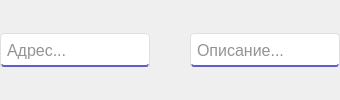
                        <widget class="QWidget" name="widget_6" native="true">
                         <property name="sizePolicy">
                          <sizepolicy hsizetype="Preferred" vsizetype="Fixed">
                           <horstretch>0</horstretch>
                           <verstretch>0</verstretch>
                          </sizepolicy>
                         </property>
                         <layout class="QHBoxLayout" name="horizontalLayout_39">
                          <property name="spacing">
                           <number>0</number>
                          </property>
                          <property name="leftMargin">
                           <number>0</number>
                          </property>
                          <property name="topMargin">
                           <number>0</number>
                          </property>
                          <property name="rightMargin">
                           <number>0</number>
                          </property>
                          <property name="bottomMargin">
                           <number>0</number>
                          </property>
                          <item>
                           <layout class="QHBoxLayout" name="horizontalLayout_38">
                            <property name="spacing">
                             <number>0</number>
                            </property>
                            <item>
                             <widget class="QFrame" name="frame_17">
                              <property name="sizePolicy">
                               <sizepolicy hsizetype="Expanding" vsizetype="Fixed">
                                <horstretch>0</horstretch>
                                <verstretch>0</verstretch>
                               </sizepolicy>
                              </property>
                              <property name="minimumSize">
                               <size>
                                <width>0</width>
                                <height>34</height>
                               </size>
                              </property>
                              <property name="maximumSize">
                               <size>
                                <width>16777215</width>
                                <height>34</height>
                               </size>
                              </property>
                              <property name="styleSheet">
                               <string notr="true">color:rgb(40,40,40);
background-color:rgb(255,255,255);
border:1px solid rgb(224,224,224);
border-radius:4px;
border-bottom:2px solid rgb(91,95,199);</string>
                              </property>
                              <property name="frameShape">
                               <enum>QFrame::StyledPanel</enum>
                              </property>
                              <property name="frameShadow">
                               <enum>QFrame::Raised</enum>
                              </property>
                              <layout class="QVBoxLayout" name="verticalLayout_65">
                               <property name="spacing">
                                <number>0</number>
                               </property>
                               <property name="leftMargin">
                                <number>4</number>
                               </property>
                               <property name="topMargin">
                                <number>2</number>
                               </property>
                               <property name="rightMargin">
                                <number>4</number>
                               </property>
                               <property name="bottomMargin">
                                <number>0</number>
                               </property>
                               <item>
                                <widget class="QLineEdit" name="lineEdit_newClientAddress">
                                 <property name="sizePolicy">
                                  <sizepolicy hsizetype="Expanding" vsizetype="Expanding">
                                   <horstretch>0</horstretch>
                                   <verstretch>0</verstretch>
                                  </sizepolicy>
                                 </property>
                                 <property name="minimumSize">
                                  <size>
                                   <width>0</width>
                                   <height>29</height>
                                  </size>
                                 </property>
                                 <property name="font">
                                  <font>
                                   <pointsize>12</pointsize>
                                  </font>
                                 </property>
                                 <property name="styleSheet">
                                  <string notr="true">color:rgb(40,40,40);
background-color:rgb(255,255,255);
border-radius:4px;
border:0px;</string>
                                 </property>
                                 <property name="placeholderText">
                                  <string>Адрес...</string>
                                 </property>
                                </widget>
                               </item>
                              </layout>
                             </widget>
                            </item>
                            <item>
                             <spacer name="horizontalSpacer_123">
                              <property name="orientation">
                               <enum>Qt::Horizontal</enum>
                              </property>
                              <property name="sizeType">
                               <enum>QSizePolicy::Fixed</enum>
                              </property>
                              <property name="sizeHint" stdset="0">
                               <size>
                                <width>40</width>
                                <height>20</height>
                               </size>
                              </property>
                             </spacer>
                            </item>
                            <item>
                             <widget class="QFrame" name="frame_24">
                              <property name="sizePolicy">
                               <sizepolicy hsizetype="Expanding" vsizetype="Expanding">
                                <horstretch>0</horstretch>
                                <verstretch>0</verstretch>
                               </sizepolicy>
                              </property>
                              <property name="minimumSize">
                               <size>
                                <width>0</width>
                                <height>34</height>
                               </size>
                              </property>
                              <property name="maximumSize">
                               <size>
                                <width>16777215</width>
                                <height>34</height>
                               </size>
                              </property>
                              <property name="styleSheet">
                               <string notr="true">color:rgb(40,40,40);
background-color:rgb(255,255,255);
border:1px solid rgb(224,224,224);
border-radius:4px;
border-bottom:2px solid rgb(91,95,199);</string>
                              </property>
                              <property name="frameShape">
                               <enum>QFrame::StyledPanel</enum>
                              </property>
                              <property name="frameShadow">
                               <enum>QFrame::Raised</enum>
                              </property>
                              <layout class="QHBoxLayout" name="horizontalLayout_98">
                               <property name="spacing">
                                <number>0</number>
                               </property>
                               <property name="leftMargin">
                                <number>4</number>
                               </property>
                               <property name="topMargin">
                                <number>2</number>
                               </property>
                               <property name="rightMargin">
                                <number>4</number>
                               </property>
                               <property name="bottomMargin">
                                <number>0</number>
                               </property>
                               <item>
                                <widget class="QLineEdit" name="lineEdit_newClientAddress_information">
                                 <property name="sizePolicy">
                                  <sizepolicy hsizetype="Expanding" vsizetype="Expanding">
                                   <horstretch>0</horstretch>
                                   <verstretch>0</verstretch>
                                  </sizepolicy>
                                 </property>
                                 <property name="minimumSize">
                                  <size>
                                   <width>0</width>
                                   <height>29</height>
                                  </size>
                                 </property>
                                 <property name="font">
                                  <font>
                                   <pointsize>12</pointsize>
                                  </font>
                                 </property>
                                 <property name="styleSheet">
                                  <string notr="true">color:rgb(40,40,40);
background-color:rgb(255,255,255);
border-radius:4px;
border:0px;</string>
                                 </property>
                                 <property name="placeholderText">
                                  <string>Описание...</string>
                                 </property>
                                </widget>
                               </item>
                              </layout>
                             </widget>
                            </item>
                           </layout>
                          </item>
                         </layout>
                        </widget>
